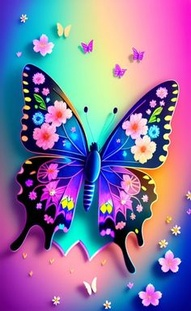
#> input picture imagen1.jpg, 191 x 311 px, shrunk from 236 x 385 before the run; the run also reads 1 picture not shown here
$ jupyter execute 'ResoluciónHT2.ipynb'
#> lines starting #> are read from the running program, lines starting #| are printed output that depends on the picture; after the words box and inside, x2 and y2 are one past the last pixel; in counts of white or black regions, pixels touching at a corner belong together
# Resolución hoja de trabajo No.2
### Mónica Velásquez

### Resolución problema No.1

[cell 1]
import cv2
import numpy as np
import matplotlib.pyplot as plt

[cell 2]
def binarize_image(image_path, threshold=128):
#> called with image_path = 'imagen1.jpg', threshold = 128
    image = cv2.imread(image_path)
#> image is the input picture: shape (311, 191, 3); mean B, G, R 160.7, 118.9, 137.4

    gray_image = cv2.cvtColor(image, cv2.COLOR_BGR2GRAY)

    _, binary_image = cv2.threshold(gray_image, threshold, 255, cv2.THRESH_BINARY)
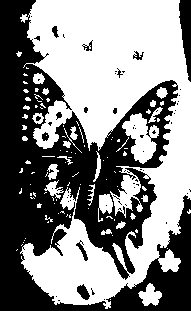
#> binary_image: shape (311, 191); 53.2% white; 59 black regions (48 under 20 px), largest, box (x1, y1, x2, y2) and area: (0, 0, 191, 311) 26546, (179, 0, 191, 82) 643, (77, 284, 90, 300) 123

    plt.figure(figsize=(10, 5))

    plt.subplot(1, 2, 1)
    plt.title("Imagen Original")
    plt.imshow(cv2.cvtColor(image, cv2.COLOR_BGR2RGB))

    plt.subplot(1, 2, 2)
    plt.title("Imagen Binarizada")
    plt.imshow(binary_image, cmap='gray')

    plt.show()
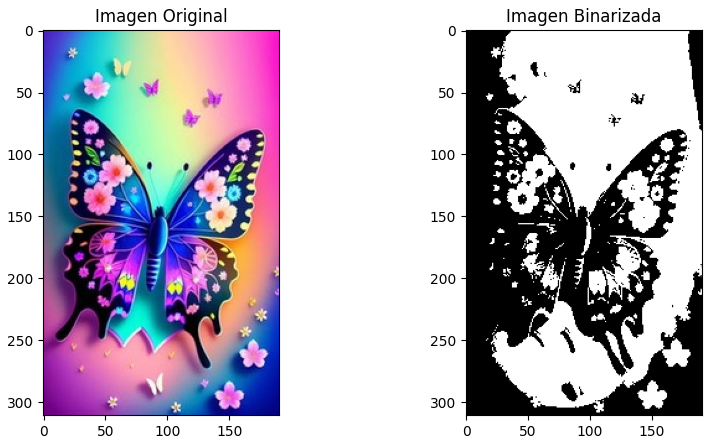
#> figure drawn by matplotlib, 2 panels

    return binary_image

binary_image = binarize_image('imagen1.jpg', threshold=128)

cv2.imwrite("img1_Resultado.jpg", binary_image)
#> Out = True

### Resolución problema No.2

[cell 3]
def image_operations(image_path1, image_path2):
#> called with image_path1 = 'imagen2.jpg', image_path2 = 'imagen3.jpg'
    image1 = cv2.imread(image_path1)
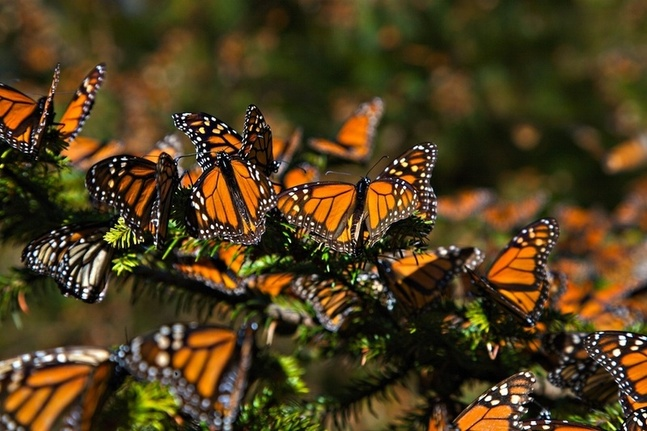
#> input picture imagen2.jpg, 647 x 431 px, shrunk from 800 x 533 before the run
#> image1 is the input picture: shape (431, 647, 3); mean B, G, R 29.7, 61.4, 78.4
    image2 = cv2.imread(image_path2)
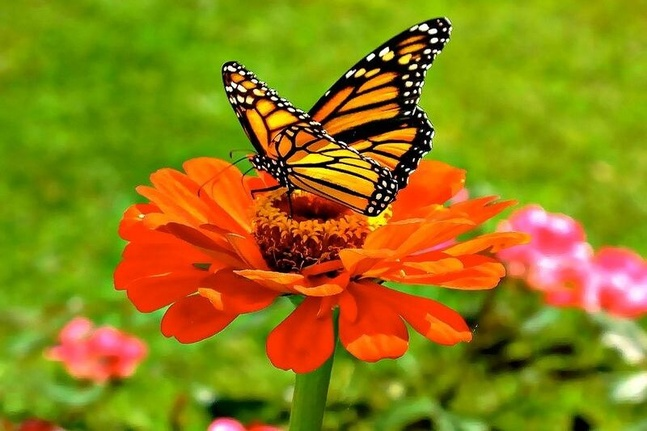
#> input picture imagen3.jpg, 647 x 431 px, shrunk from 800 x 533 before the run
#> image2 is the input picture: shape (431, 647, 3); mean B, G, R 20.1, 128.4, 143.6


    gray_image1 = cv2.cvtColor(image1, cv2.COLOR_BGR2GRAY)
    gray_image2 = cv2.cvtColor(image2, cv2.COLOR_BGR2GRAY)

    _, binary_image1 = cv2.threshold(gray_image1, 128, 255, cv2.THRESH_BINARY)
#> binary_image1: shape (431, 647); 9.8% white; 912 white regions (685 under 20 px), largest, box (x1, y1, x2, y2) and area: (343, 101, 382, 156) 825, (34, 383, 79, 431) 582, (56, 348, 112, 363) 572
    _, binary_image2 = cv2.threshold(gray_image2, 128, 255, cv2.THRESH_BINARY)
#> binary_image2: shape (431, 647); 46.2% white; 359 white regions (258 under 20 px), largest, box (x1, y1, x2, y2) and area: (176, 0, 647, 404) 77144, (0, 218, 296, 431) 20942, (82, 157, 231, 242) 4630

    image_sum = cv2.add(image1, image2)
    image_subtract = cv2.subtract(image1, image2)

    image_and = cv2.bitwise_and(binary_image1, binary_image2)
#> image_and: shape (431, 647); 3.9% white; 559 white regions (447 under 20 px), largest, box (x1, y1, x2, y2) and area: (56, 348, 109, 363) 523, (610, 138, 647, 167) 429, (625, 243, 647, 288) 370
    image_or = cv2.bitwise_or(binary_image1, binary_image2)
#> image_or: shape (431, 647); 52.1% white; 297 black regions (239 under 20 px), largest, box (x1, y1, x2, y2) and area: (0, 0, 647, 431) 117357, (45, 353, 153, 431) 2897, (578, 198, 647, 247) 2148
    image_xor = cv2.bitwise_xor(binary_image1, binary_image2)
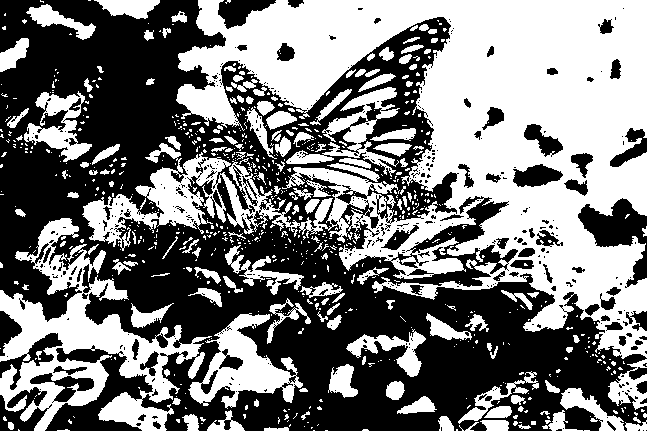
#> image_xor: shape (431, 647); 48.2% white; 756 white regions (592 under 20 px), largest, box (x1, y1, x2, y2) and area: (82, 0, 647, 359) 85619, (0, 218, 212, 431) 15271, (188, 313, 303, 409) 4373

    images = {
        "Suma de imagenes": image_sum,
        "Resta de imagenes": image_subtract,
        "AND de imagenes": image_and,
        "OR de imagenes": image_or,
        "XOR de imagenes": image_xor
    }

    plt.figure(figsize=(15, 10))

    for i, (title, img) in enumerate(images.items(), 1):
        plt.subplot(2, 3, i)
        plt.title(title)
        if len(img.shape) == 2:
            plt.imshow(img, cmap='gray')
        else:
            plt.imshow(cv2.cvtColor(img, cv2.COLOR_BGR2RGB))
        plt.axis('off')
#> this loop made 5 passes
#> title on passes 1 to 5: 'Suma de imagenes', 'Resta de imagenes', 'AND de imagenes', 'OR de imagenes', 'XOR de imagenes'

    plt.show()

image_operations('imagen2.jpg', 'imagen3.jpg')

### Resolución problema No.3

[cell 4]
from mpl_toolkits.mplot3d import Axes3D

def plot_3d_image(image_path):
#> called with image_path = 'imagen3_EscalaGrises.jpg'
    image = cv2.imread(image_path, cv2.IMREAD_GRAYSCALE)

    rows, cols = image.shape
#> rows = 311; cols = 191

    X, Y = np.meshgrid(np.arange(cols), np.arange(rows))

    fig = plt.figure(figsize=(10, 7))
    ax = fig.add_subplot(111, projection='3d')

    ax.plot_surface(X, Y, image, cmap='gray', edgecolor='none')

    ax.set_xlabel('Eje X')
    ax.set_ylabel('Eje Y')
    ax.set_zlabel('Intensidad (Eje Z)')

    ax.set_title('Visualización imagen en 3 dimensiones')

    plt.show()
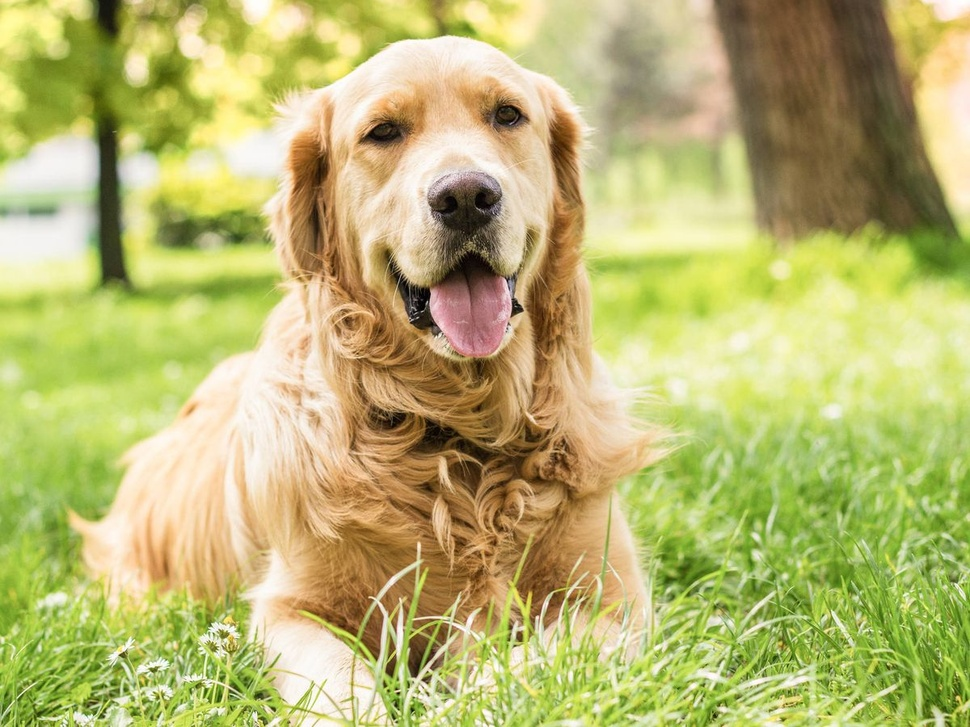
#> input picture imagen4.jpg, 970 x 727 px, shrunk from 1200 x 900 before the run
#> in apply_transformations, image is the input picture: shape (727, 970, 3); mean B, G, R 112.8, 182.3, 185.5

plot_3d_image('imagen3_EscalaGrises.jpg')

### Resolución problema No.4

[cell 5]
def transform_negative(image):
    return 255 - image

def transform_linear(image, alpha=1.0, beta=0):
#> called with alpha = 1.2, beta = 30
    return cv2.convertScaleAbs(image, alpha=alpha, beta=beta)
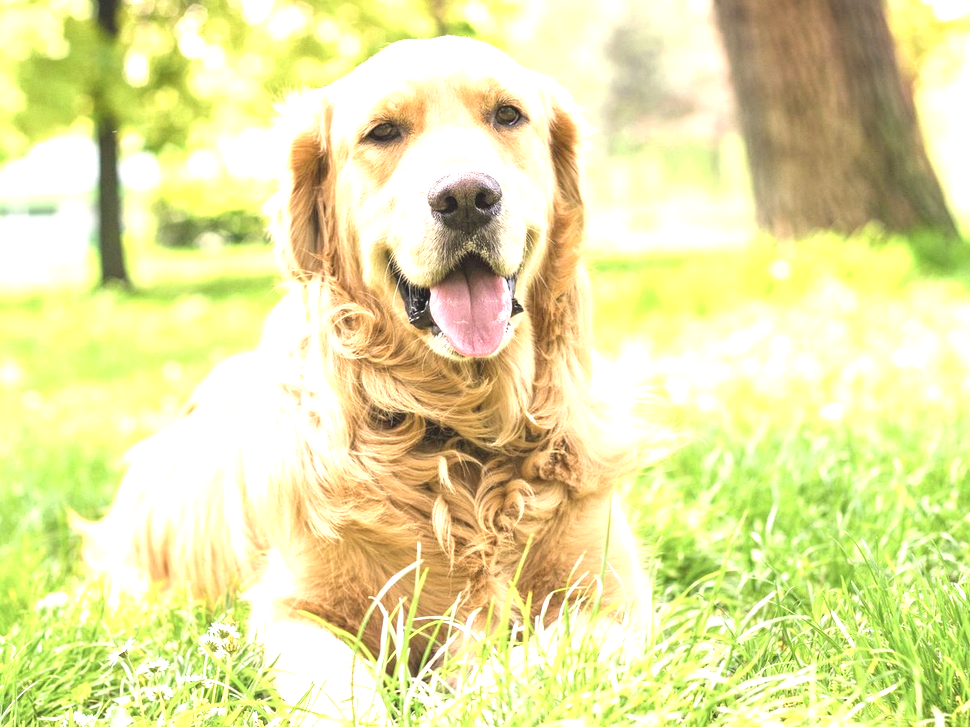
#> returned value: shape (727, 970, 3); mean of channels 0, 1, 2 161.4, 226.9, 228.6; drawn as B, G, R

def transform_logarithmic(image, c=1):
#> called with c = 30
    image = np.float32(image)
    log_image = c * np.log(1 + image)
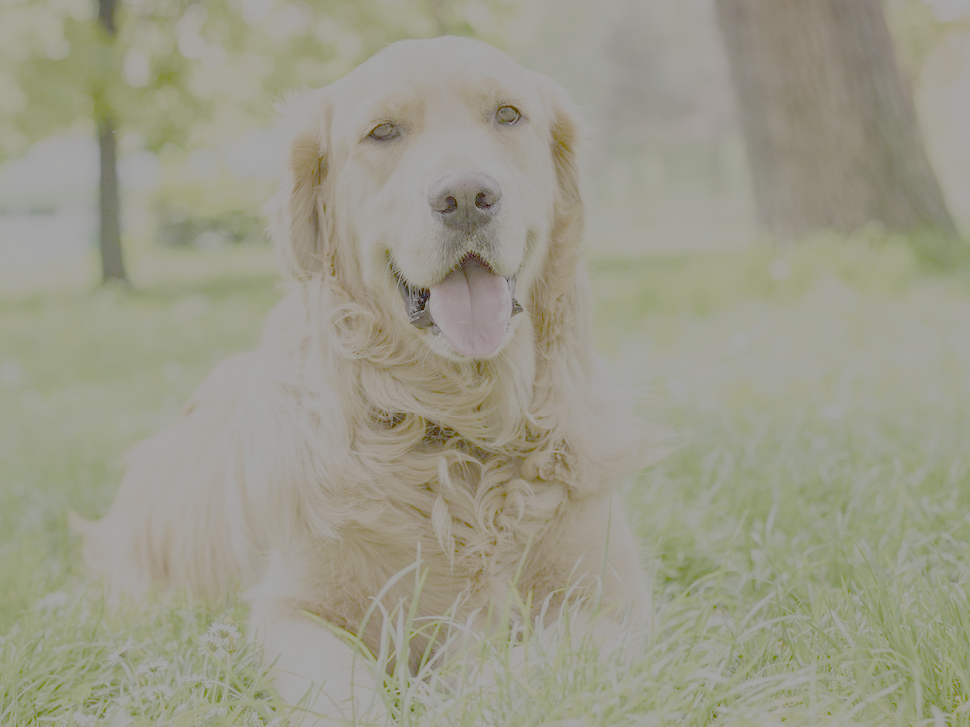
#> log_image: shape (727, 970, 3) float32; mean B, G, R 137.2, 154.5, 155.4
    log_image = np.uint8(log_image)
    return log_image

def transform_exponential(image, gamma=1.0):
#> called with gamma = 0.5
    normalized_image = np.float32(image) / 255
    exp_image = np.power(normalized_image, gamma)
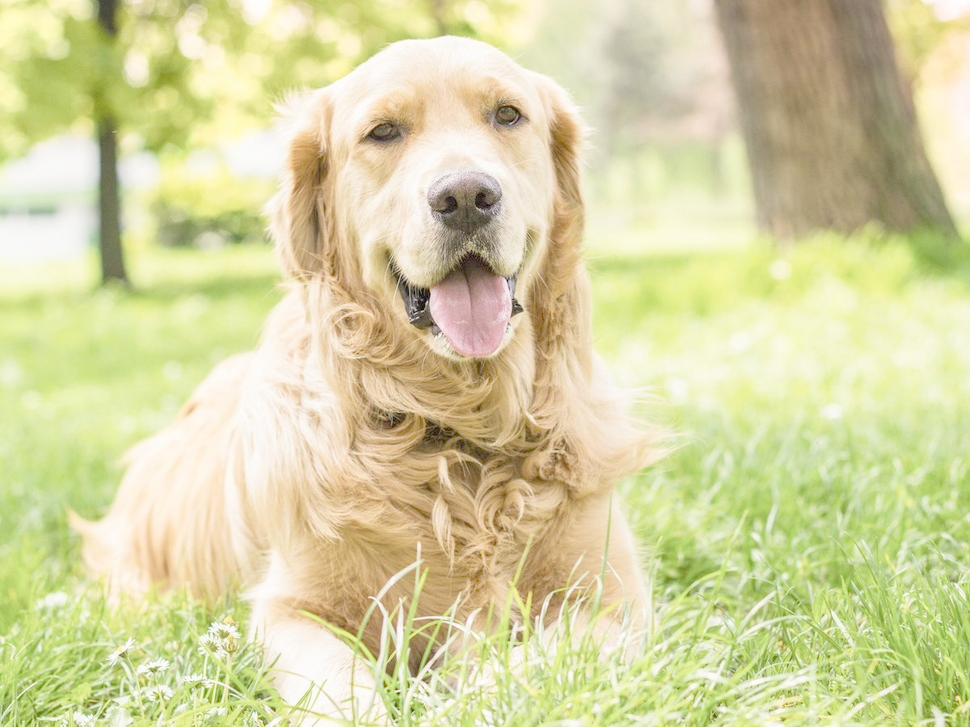
#> exp_image: shape (727, 970, 3) float32; mean B, G, R 0.641, 0.834, 0.844
    exp_image = np.uint8(exp_image * 255)
    return exp_image

def apply_transformations(image_path):
    image = cv2.imread(image_path)

    negative_image = transform_negative(image)
    linear_image = transform_linear(image, alpha=1.2, beta=30)
    logarithmic_image = transform_logarithmic(image, c=30)
    exponential_image = transform_exponential(image, gamma=0.5)

    transformations = {
        "Imagen Original": image,
        "Imagen Negativa": negative_image,
        "Imagen Lineal": linear_image,
        "Imagen Logarítmica": logarithmic_image,
        "Imagen Exponencial": exponential_image
    }

    plt.figure(figsize=(15, 10))

    for i, (title, img) in enumerate(transformations.items(), 1):
        plt.subplot(2, 3, i)
        plt.title(title)
        plt.imshow(cv2.cvtColor(img, cv2.COLOR_BGR2RGB))
        plt.axis('off')
#> this loop made 5 passes

    plt.show()
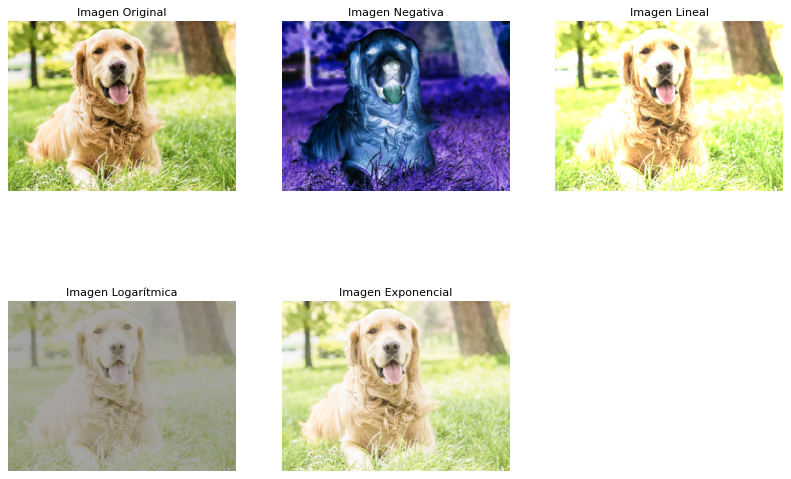
#> figure drawn by matplotlib, 5 panels

apply_transformations('imagen4.jpg')
